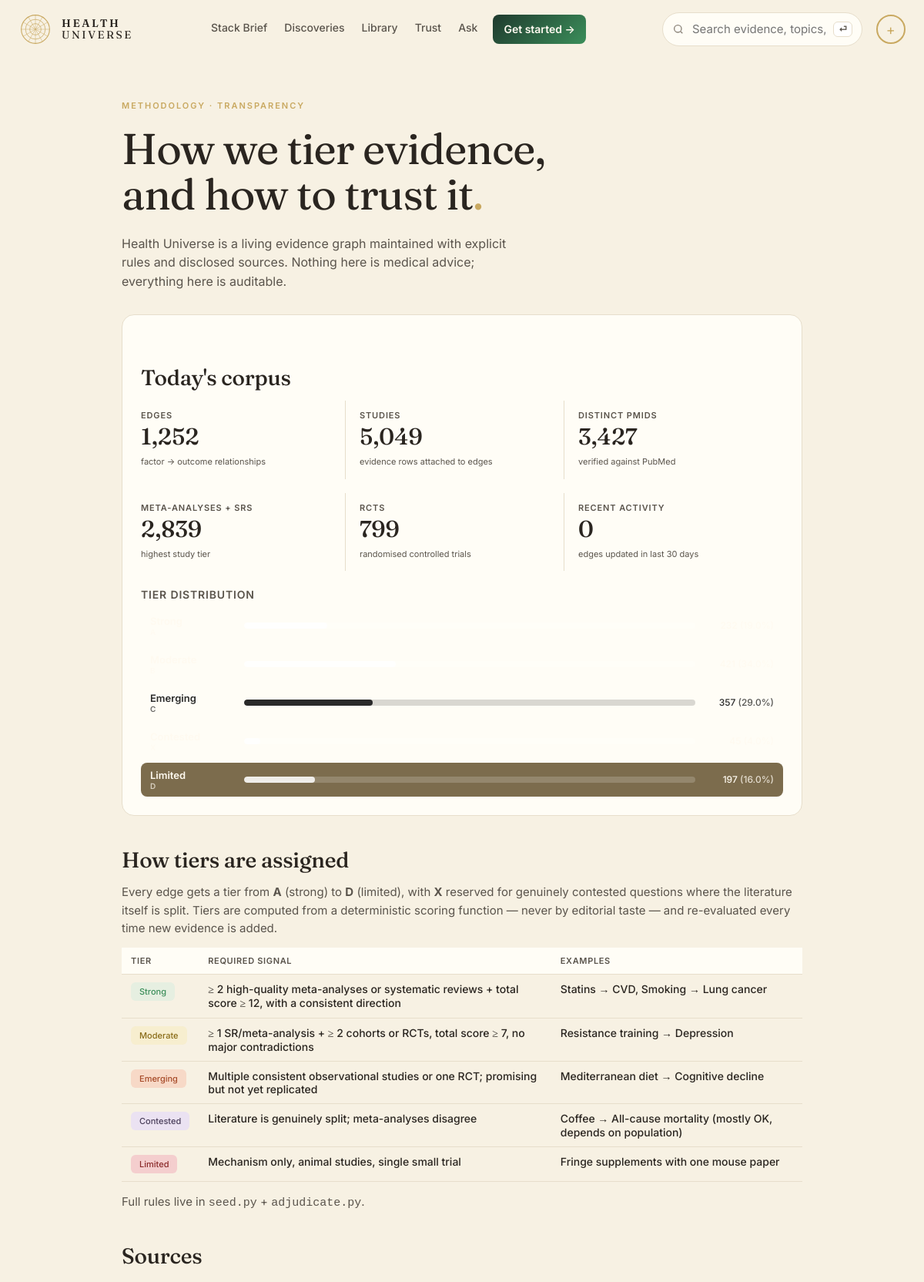
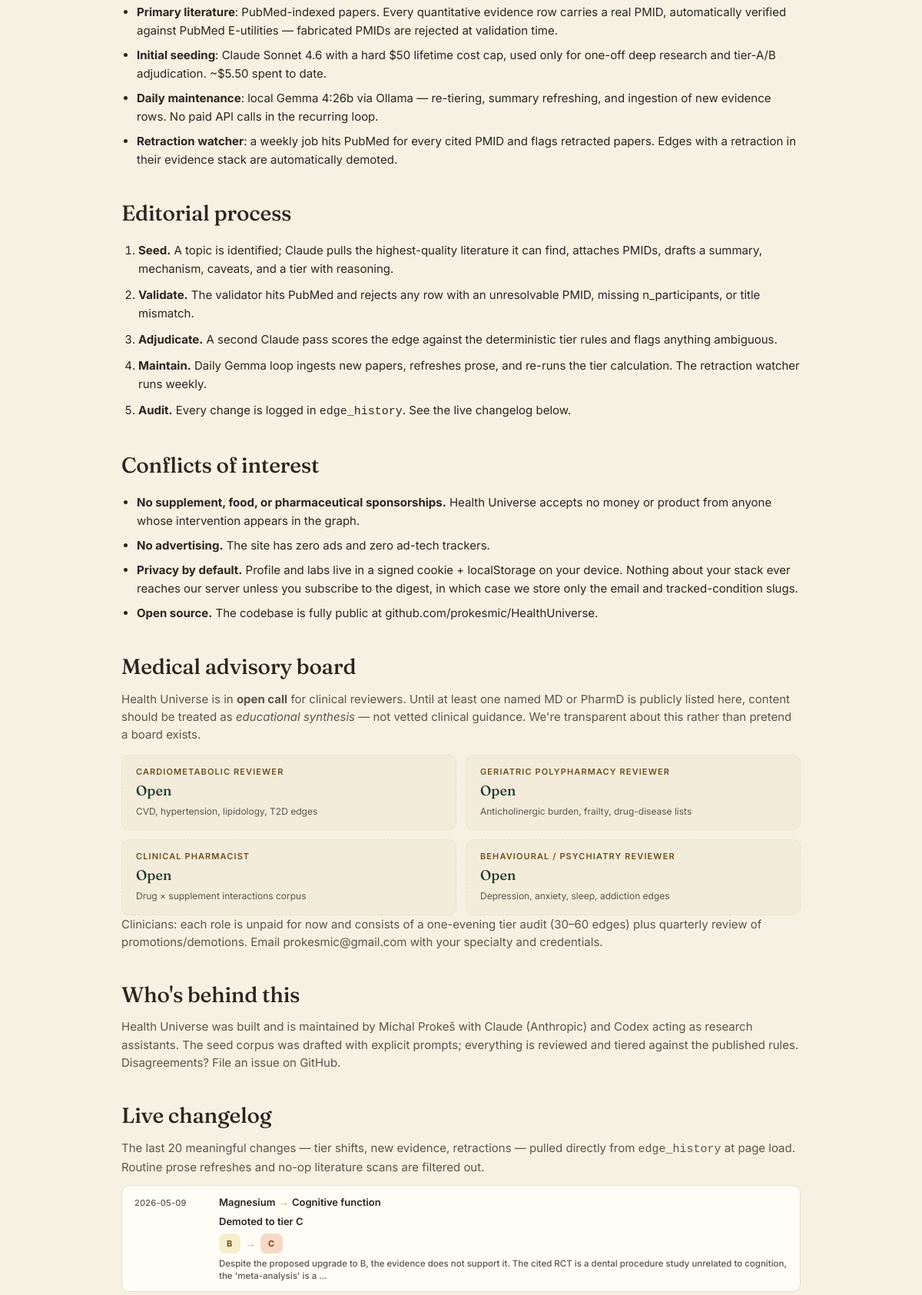
Screenshot of /methodology (upper part) with the database file from the repository (2 pictures, top to bottom).
### tables this page shows
CREATE TABLE edge (
    id              INTEGER PRIMARY KEY,
    factor_id       INTEGER NOT NULL REFERENCES entity(id),
    outcome_id      INTEGER NOT NULL REFERENCES entity(id),
    direction       TEXT NOT NULL CHECK (direction IN (
                      'protective','harmful','neutral','u_shaped','mixed')),
    tier            TEXT NOT NULL CHECK (tier IN ('A','B','C','D','X','deprecated')),
    effect_size     TEXT,         -- qualitative: trivial/small/moderate/large
    effect_quant    TEXT,         -- e.g. "RR 0.82 (0.74-0.91)"
    population      TEXT,         -- e.g. "adults>50; ApoE4 carriers"
    mechanism       TEXT,         -- 1-paragraph plain English
    summary         TEXT,         -- card body copy
    caveats         TEXT,
    seed_source     TEXT NOT NULL CHECK (seed_source IN ('claude_seed','gemma_daily','manual')),
    created_at      TEXT NOT NULL DEFAULT (datetime('now')),
    updated_at      TEXT NOT NULL DEFAULT (datetime('now')),
    last_reviewed   TEXT NOT NULL DEFAULT (datetime('now')), embedding BLOB, embedded_at TEXT, review_status TEXT DEFAULT "unreviewed",
    UNIQUE(factor_id, outcome_id, population)
);

CREATE TABLE entity (
    id            INTEGER PRIMARY KEY,
    slug          TEXT NOT NULL UNIQUE,
    name          TEXT NOT NULL,
    kind          TEXT NOT NULL CHECK (kind IN (
                    'food','nutrient','supplement','drug','activity',
                    'behavior','environmental','pathogen','gene',
                    'biomarker','condition','process')),
    aliases       TEXT,           -- JSON array
    description   TEXT,
    created_at    TEXT NOT NULL DEFAULT (datetime('now')),
    updated_at    TEXT NOT NULL DEFAULT (datetime('now'))
, embedding BLOB, embedded_at TEXT);

### web/app.py (the view)
@app.get("/methodology", response_class=HTMLResponse)
def methodology(request: Request):
    with connect() as conn:
        tier_rows = conn.execute(
            "SELECT tier, COUNT(*) c FROM edge GROUP BY tier").fetchall()
        tier_dist = {r["tier"]: r["c"] for r in tier_rows}
        from datetime import timedelta as _td
        today = datetime_now()
        windows = {
            "Last 7 days":  (today - _td(days=7)).strftime("%Y-%m-%d"),
            "Last 30 days": (today - _td(days=30)).strftime("%Y-%m-%d"),
            "Last 90 days": (today - _td(days=90)).strftime("%Y-%m-%d"),
        }
        recency = {}
        n_edges_total = conn.execute("SELECT COUNT(*) c FROM edge").fetchone()["c"]
        for label, since in windows.items():
            recency[label] = conn.execute(
                "SELECT COUNT(*) c FROM edge WHERE updated_at >= ?",
                (since,)).fetchone()["c"]
        for label in list(recency):
            if n_edges_total and recency[label] > n_edges_total * 0.5:
                recency[label] = 0
        n_studies = conn.execute("SELECT COUNT(*) c FROM evidence").fetchone()["c"]
        n_pmids = conn.execute(
            "SELECT COUNT(DISTINCT pmid) c FROM evidence WHERE pmid IS NOT NULL AND pmid != ''"
        ).fetchone()["c"]
        n_meta = conn.execute(
            "SELECT COUNT(*) c FROM evidence WHERE study_type IN ('meta_analysis','systematic_review')"
        ).fetchone()["c"]
        n_rct = conn.execute(
            "SELECT COUNT(*) c FROM evidence WHERE study_type='rct'"
        ).fetchone()["c"]
        raw_changes = [dict(r) for r in conn.execute("""
            SELECT h.changed_at, h.field, h.old_value, h.new_value, h.reason,
                   h.actor,
                   e.id AS edge_id, f.name AS f_name, o.name AS o_name
            FROM edge_history h
            JOIN edge e ON e.id = h.edge_id
            JOIN entity f ON f.id = e.factor_id
            JOIN entity o ON o.id = e.outcome_id
            ORDER BY h.changed_at DESC
            LIMIT 200""").fetchall()]
        changelog = []
        for r in raw_changes:
            ev = _classify_event(r)
            if not ev["is_meaningful"]:
                continue
            ev["edge_id"] = r["edge_id"]
            ev["f_name"]  = r["f_name"]
            ev["o_name"]  = r["o_name"]
            changelog.append(ev)
            if len(changelog) >= 20:
                break
        n_edges = conn.execute("SELECT COUNT(*) c FROM edge").fetchone()["c"]
    return render(request, "methodology.html", {
        "title": "Methodology",
        "tier_dist": tier_dist,
        "recency": recency,
        "n_edges": n_edges,
        "n_studies": n_studies,
        "n_pmids": n_pmids,
        "n_meta": n_meta,
        "n_rct": n_rct,
        "changelog": changelog,
    })

### web/templates/methodology.html (shortened to what this page needs)
{% extends "base.html" %}
{% block content %}
<section class="meth-page">
  <header class="meth-head">
    <p class="hp-eyebrow">METHODOLOGY · TRANSPARENCY</p>
    <h1 class="hp-title">How we tier evidence,<br/>and how to trust it<span class="dot">.</span></h1>
    <p class="hp-lede">Health Universe is a living evidence graph maintained
      with explicit rules and disclosed sources. Nothing here is medical
      advice; everything here is auditable.</p>
  </header>
  <section class="meth-stats">
    <h2 class="meth-h2">Today's corpus</h2>
    <div class="meth-stat-grid">
      <div><dt>Edges</dt><dd>{{ "{:,}".format(n_edges) }}</dd><small>factor → outcome relationships</small></div>
      <div><dt>Studies</dt><dd>{{ "{:,}".format(n_studies) }}</dd><small>evidence rows attached to edges</small></div>
      <div><dt>Distinct PMIDs</dt><dd>{{ "{:,}".format(n_pmids) }}</dd><small>verified against PubMed</small></div>
      <div><dt>Meta-analyses + SRs</dt><dd>{{ "{:,}".format(n_meta) }}</dd><small>highest study tier</small></div>
      <div><dt>RCTs</dt><dd>{{ "{:,}".format(n_rct) }}</dd><small>randomised controlled trials</small></div>
      <div><dt>Recent activity</dt><dd>{{ "{:,}".format(recency.get("Last 30 days", 0)) }}</dd><small>edges updated in last 30 days</small></div>
    </div>
    <h3 class="meth-h3">Tier distribution</h3>
    <div class="meth-tier-bars">
      {% set total = (tier_dist.values()|list|sum) or 1 %}
      {% for code, label in [('A','Strong'),('B','Moderate'),('C','Emerging'),('X','Contested'),('D','Limited')] %}
      {% set n = tier_dist.get(code, 0) %}
      <div class="meth-tier-bar tier-bg-{{ code }}">
        <span class="meth-tier-bar-label">{{ label }}<small>{{ code }}</small></span>
        <span class="meth-tier-bar-bar"><i style="width: {{ ((n / total) * 100)|round(1) }}%"></i></span>
        <span class="meth-tier-bar-count">{{ n }} <small>({{ ((n / total) * 100)|round(0) }}%)</small></span>
      </div>
      {% endfor %}
    </div>
  </section>
  <section class="meth-block">
    <h2 class="meth-h2">How tiers are assigned</h2>
    <p>Every edge gets a tier from <b>A</b> (strong) to <b>D</b> (limited),
      with <b>X</b> reserved for genuinely contested questions where the
      literature itself is split. Tiers are computed from a deterministic
      scoring function — never by editorial taste — and re-evaluated
      every time new evidence is added.</p>
    <table class="meth-tier-table">
      <thead><tr><th>Tier</th><th>Required signal</th><th>Examples</th></tr></thead>
      <tbody>
        <tr><td><span class="hp-badge hp-badge-tier-A">Strong</span></td>
            <td>≥ 2 high-quality meta-analyses or systematic reviews + total score ≥ 12, with a consistent direction</td>
            <td>Statins → CVD, Smoking → Lung cancer</td></tr>
        <tr><td><span class="hp-badge hp-badge-tier-B">Moderate</span></td>
            <td>≥ 1 SR/meta-analysis + ≥ 2 cohorts or RCTs, total score ≥ 7, no major contradictions</td>
            <td>Resistance training → Depression</td></tr>
        <tr><td><span class="hp-badge hp-badge-tier-C">Emerging</span></td>
            <td>Multiple consistent observational studies or one RCT; promising but not yet replicated</td>
            <td>Mediterranean diet → Cognitive decline</td></tr>
        <tr><td><span class="hp-badge hp-badge-tier-X">Contested</span></td>
            <td>Literature is genuinely split; meta-analyses disagree</td>
            <td>Coffee → All-cause mortality (mostly OK, depends on population)</td></tr>
        <tr><td><span class="hp-badge hp-badge-tier-D">Limited</span></td>
            <td>Mechanism only, animal studies, single small trial</td>
            <td>Fringe supplements with one mouse paper</td></tr>
      </tbody>
    </table>
    <p>Full rules live in
      <a href="https://github.com/prokesmic/HealthUniverse/blob/main/seed.py" target="_blank" rel="noopener"><code>seed.py</code></a> +
      <a href="https://github.com/prokesmic/HealthUniverse/blob/main/adjudicate.py" target="_blank" rel="noopener"><code>adjudicate.py</code></a>.</p>
  </section>
  <section class="meth-block">
    <h2 class="meth-h2">Sources</h2>
    <ul class="meth-sources">
      <li><b>Primary literature</b>: PubMed-indexed papers. Every quantitative
        evidence row carries a real PMID, automatically verified against
        PubMed E-utilities — fabricated PMIDs are rejected at validation
        time.</li>
      <li><b>Initial seeding</b>: Claude Sonnet 4.6 with a hard $50 lifetime
        cost cap, used only for one-off deep research and tier-A/B
        adjudication. ~$5.50 spent to date.</li>
      <li><b>Daily maintenance</b>: local Gemma 4:26b via Ollama —
        re-tiering, summary refreshing, and ingestion of new evidence
        rows. No paid API calls in the recurring loop.</li>
      <li><b>Retraction watcher</b>: a weekly job hits PubMed for every
        cited PMID and flags retracted papers. Edges with a retraction
        in their evidence stack are automatically demoted.</li>
    </ul>
  </section>
  <section class="meth-block">
    <h2 class="meth-h2">Editorial process</h2>
    <ol class="meth-steps">
      <li><b>Seed.</b> A topic is identified; Claude pulls the
        highest-quality literature it can find, attaches PMIDs, drafts a
        summary, mechanism, caveats, and a tier with reasoning.</li>
      <li><b>Validate.</b> The validator hits PubMed and rejects any row
        with an unresolvable PMID, missing n_participants, or title
        mismatch.</li>
      <li><b>Adjudicate.</b> A second Claude pass scores the edge against
        the deterministic tier rules and flags anything ambiguous.</li>
      <li><b>Maintain.</b> Daily Gemma loop ingests new papers, refreshes
        prose, and re-runs the tier calculation. The retraction watcher
        runs weekly.</li>
      <li><b>Audit.</b> Every change is logged in <code>edge_history</code>.
        See the <a href="#changelog">live changelog below</a>.</li>
    </ol>
  </section>
  <section class="meth-block">
    <h2 class="meth-h2">Conflicts of interest</h2>
    <ul class="meth-coi">
      <li><b>No supplement, food, or pharmaceutical sponsorships.</b>
        Health Universe accepts no money or product from anyone whose
        intervention appears in the graph.</li>
      <li><b>No advertising.</b> The site has zero ads and zero ad-tech
        trackers.</li>
      <li><b>Privacy by default.</b> Profile and labs live in a signed
        cookie + localStorage on your device. Nothing about your stack
        ever reaches our server unless you subscribe to the digest, in
        which case we store only the email and tracked-condition slugs.</li>
      <li><b>Open source.</b> The codebase is fully public at
        <a href="https://github.com/prokesmic/HealthUniverse" target="_blank" rel="noopener">github.com/prokesmic/HealthUniverse</a>.</li>
    </ul>
  </section>
  <section class="meth-block" id="advisors">
    <h2 class="meth-h2">Medical advisory board</h2>
    <p>Health Universe is in <b>open call</b> for clinical reviewers.
      Until at least one named MD or PharmD is publicly listed here,
      content should be treated as <em>educational synthesis</em> — not
      vetted clinical guidance. We're transparent about this rather than
      pretend a board exists.</p>
    <ul class="meth-board">
      <li class="meth-board-card meth-board-open">
        <span class="meth-board-role">Cardiometabolic reviewer</span>
        <b>Open</b>
        <small class="muted">CVD, hypertension, lipidology, T2D edges</small>
      </li>
      <li class="meth-board-card meth-board-open">
        <span class="meth-board-role">Geriatric polypharmacy reviewer</span>
        <b>Open</b>
        <small class="muted">Anticholinergic burden, frailty, drug-disease lists</small>
      </li>
      <li class="meth-board-card meth-board-open">
        <span class="meth-board-role">Clinical pharmacist</span>
        <b>Open</b>
        <small class="muted">Drug × supplement interactions corpus</small>
      </li>
      <li class="meth-board-card meth-board-open">
        <span class="meth-board-role">Behavioural / psychiatry reviewer</span>
        <b>Open</b>
        <small class="muted">Depression, anxiety, sleep, addiction edges</small>
      </li>
    </ul>
    <p>Clinicians: each role is unpaid for now and consists of a
      one-evening tier audit (30–60 edges) plus quarterly review of
      promotions/demotions. Email
      <a href="mailto:prokesmic@gmail.com?subject=HU%20advisory%20board">
        prokesmic@gmail.com</a> with your specialty and credentials.</p>
  </section>
  <section class="meth-block">
    <h2 class="meth-h2">Who's behind this</h2>
    <p>Health Universe was built and is maintained by
      <a href="mailto:prokesmic@gmail.com">Michal Prokeš</a> with
      Claude (Anthropic) and Codex acting as research assistants.
      The seed corpus was drafted with explicit prompts; everything is
      reviewed and tiered against the published rules. Disagreements?
      File an issue on
      <a href="https://github.com/prokesmic/HealthUniverse/issues" target="_blank" rel="noopener">GitHub</a>.</p>
  </section>
  <section class="meth-block" id="changelog">
    <h2 class="meth-h2">Live changelog</h2>
    <p class="muted">The last 20 meaningful changes — tier shifts, new
      evidence, retractions — pulled directly from
      <code>edge_history</code> at page load. Routine prose refreshes
      and no-op literature scans are filtered out.</p>
    {% if changelog %}
    <ul class="meth-changelog">
      {% for c in changelog %}
      <li class="audit-event audit-event-{{ c.category }}">
        <span class="audit-event-date">{{ c.changed_at[:10] }}</span>
        <div class="audit-event-body">
          <a href="/edge/{{ c.edge_id }}" class="meth-cl-link">
            <b>{{ c.f_name }}</b> <span class="dossier-arrow" aria-hidden="true">→</span> <b>{{ c.o_name }}</b>
          </a>
          <b class="audit-event-headline">{{ c.headline }}</b>
          {% if c.category in ('tier_promotion', 'tier_demotion') and c.old_value and c.new_value %}
          <div class="audit-tierchange">
            <span class="pill tier-{{ c.old_value }}">{{ c.old_value }}</span>
            <span class="dossier-arrow" aria-hidden="true">→</span>
            <span class="pill tier-{{ c.new_value }}">{{ c.new_value }}</span>
          </div>
          {% endif %}
          {% if c.detail %}<small class="muted">{{ c.detail[:160] }}{% if c.detail|length > 160 %}…{% endif %}</small>{% endif %}
        </div>
      </li>
      {% endfor %}
    </ul>
    {% else %}
    <p class="muted">No tier changes recorded yet — the corpus has been
      stable since seed.</p>
    {% endif %}
  </section>
</section>
{% endblock %}

### rows the page displays
edge: changed_at "2026-05-09", f_name "Magnesium", o_name "Cognitive function", headline "Demoted to tier C", old_value "B", new_value "C", detail "Despite the proposed upgrade to B, the evidence does not support it. The cited RCT is a dental procedure study unrelated to cognition, the 'meta-analysis' is a"

### other values shown
{{ nav_initials or '+' }} "+"
{{ "{:,}".format(n_edges) }} "1,252"
{{ "{:,}".format(n_studies) }} "5,049"
{{ "{:,}".format(n_pmids) }} "3,427"
{{ "{:,}".format(n_meta) }} "2,839"
{{ "{:,}".format(n_rct) }} "799"
{{ "{:,}".format(recency.get("Last 30 days", 0)) }} "0"
{{ label }} "Emerging" "Limited"
{{ code }} "C" "D"
{{ n }} "357" "197"
{{ ((n / total) * 100)|round(0) }} "29.0" "16.0"
